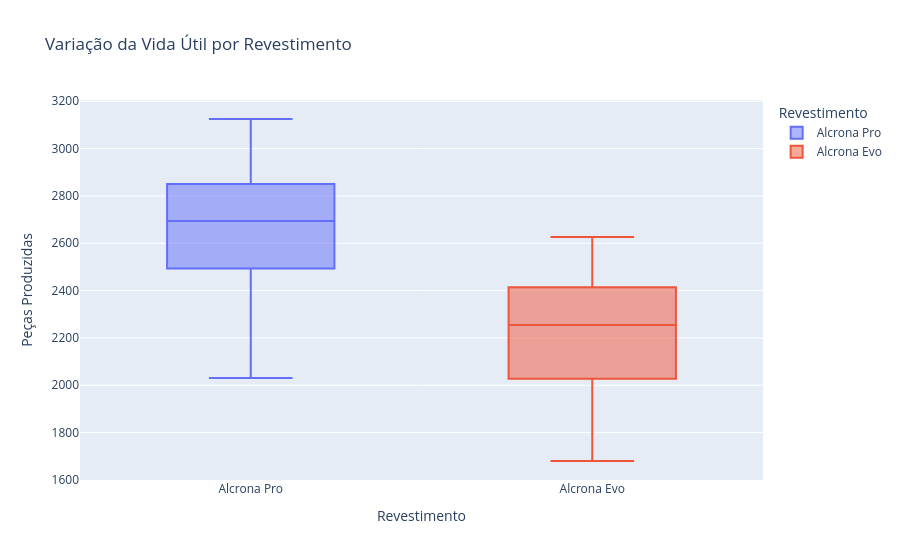

Notebook code cell kept with this figure:
### Markdown cell above
Através do histograma da distribuição da quantidade de peças por afiação é possível observar um comportamento normal em quase todas as faixas com excessão da faixa de 3500 a 3999 peças por afiação que apresenta uma única insidência. O que pode indicar um erro de durante a aquisição desse dado (erro de digitação, por exemplo) ou um evento anormalmente favorável à durabilidade da ferramenta.

### Code cell
# cria um gráfico de boxplot da relação entre 'Revestimento' e 'Quantidade de pçs por afiação Target 1950'

fig_box = px.box( # cria uma figura para o boxplot
    df_corrigido, # define o df a ser usado
    x='Revestimento', # define os valores de X
    y='Quantidade de pçs por afiação Target 1950', # define os valores de Y 
    color='Revestimento', # separa os dados conforme 'Revestimento'
    title='Variação da Vida Útil por Revestimento', # define um título para o gráfico
    labels={'Quantidade de pçs por afiação Target 1950': 'Peças Produzidas'} #  # múda o título do eixo X de 'Quantidade de pçs por afiação Target 1950' para 'Quantidade de Peças'
)

fig_box.show() # exibe a figura

### Figure 1 — Plotly figure (JSON) as saved in the notebook; plotly's stock layout.template omitted (floating-point values rounded to 4 significant figures)
{"data": [{"alignmentgroup": "True", "hovertemplate": "Revestimento=%{x}<br>Peças Produzidas=%{y}<extra></extra>", "legendgroup": "Alcrona Pro", "marker": {"color": "#636efa"}, "name": "Alcrona Pro", "notched": false, "offsetgroup": "Alcrona Pro", "orientation": "v", "showlegend": true, "type": "box", "x": ["Alcrona Pro", "Alcrona Pro", "Alcrona Pro", "Alcrona Pro", "Alcrona Pro", "Alcrona Pro", "Alcrona Pro", "Alcrona Pro", "Alcrona Pro", "Alcrona Pro", "Alcrona Pro", "Alcrona Pro", "Alcrona Pro", "Alcrona Pro", "Alcrona Pro", "Alcrona Pro", "Alcrona Pro", "Alcrona Pro", "Alcrona Pro", "Alcrona Pro", "Alcrona Pro", "Alcrona Pro", "Alcrona Pro", "Alcrona Pro", "Alcrona Pro", "Alcrona Pro", "Alcrona Pro", "Alcrona Pro", "Alcrona Pro", "Alcrona Pro", "Alcrona Pro", "Alcrona Pro", "Alcrona Pro", "Alcrona Pro", "Alcrona Pro", "Alcrona Pro", "Alcrona Pro", "Alcrona Pro", "Alcrona Pro", "Alcrona Pro", "Alcrona Pro", "Alcrona Pro", "Alcrona Pro", "Alcrona Pro", "Alcrona Pro", "Alcrona Pro", "Alcrona Pro", "Alcrona Pro", "Alcrona Pro", "Alcrona Pro", "Alcrona Pro", "Alcrona Pro", "Alcrona Pro", "Alcrona Pro", "Alcrona Pro", "Alcrona Pro", "Alcrona Pro", "Alcrona Pro", "Alcrona Pro", "Alcrona Pro", "Alcrona Pro", "Alcrona Pro", "Alcrona Pro", "Alcrona Pro", "Alcrona Pro", "Alcrona Pro", "Alcrona Pro", "Alcrona Pro", "Alcrona Pro", "Alcrona Pro", "Alcrona Pro", "Alcrona Pro", "Alcrona Pro", "Alcrona Pro", "Alcrona Pro", "Alcrona Pro", "Alcrona Pro", "Alcrona Pro", "Alcrona Pro", "Alcrona Pro", "Alcrona Pro", "Alcrona Pro"], "x0": " ", "xaxis": "x", "y": [2620, 2718, 2850, 3003, 3004, 2747, 2702, 2808, 2116, 2734, 2626, 2559, 2878, 2328, 2709, 2545, 2994, 2434, 2482, 2031, 2568, 2757, 2321, 2470, 2249, 2952, 2353, 2620, 2207, 2893, 2696, 2646, 2873, 2663, 2050, 2745, 2903, 2794, 2692, 2179, 2307, 2640, 2855, 2255, 3003, 2754, 2641, 2791, 2503, 2875, 2677, 2858, 2813, 2218, 2345, 2747, 3020, 2581, 3069, 2779, 2887, 2493, 2495, 2340, 2899, 2731, 2861, 2849, 2849, 2450, 3089, 2504, 2679, 3014, 2291, 2734, 2343, 2627, 2818, 2666, 3125, 2683], "y0": " ", "yaxis": "y"}, {"alignmentgroup": "True", "hovertemplate": "Revestimento=%{x}<br>Peças Produzidas=%{y}<extra></extra>", "legendgroup": "Alcrona Evo", "marker": {"color": "#EF553B"}, "name": "Alcrona Evo", "notched": false, "offsetgroup": "Alcrona Evo", "orientation": "v", "showlegend": true, "type": "box", "x": ["Alcrona Evo", "Alcrona Evo", "Alcrona Evo", "Alcrona Evo", "Alcrona Evo", "Alcrona Evo", "Alcrona Evo", "Alcrona Evo", "Alcrona Evo", "Alcrona Evo", "Alcrona Evo", "Alcrona Evo", "Alcrona Evo", "Alcrona Evo", "Alcrona Evo", "Alcrona Evo", "Alcrona Evo", "Alcrona Evo", "Alcrona Evo", "Alcrona Evo", "Alcrona Evo", "Alcrona Evo", "Alcrona Evo", "Alcrona Evo", "Alcrona Evo", "Alcrona Evo", "Alcrona Evo", "Alcrona Evo", "Alcrona Evo", "Alcrona Evo", "Alcrona Evo", "Alcrona Evo", "Alcrona Evo", "Alcrona Evo", "Alcrona Evo", "Alcrona Evo", "Alcrona Evo", "Alcrona Evo", "Alcrona Evo", "Alcrona Evo", "Alcrona Evo", "Alcrona Evo", "Alcrona Evo", "Alcrona Evo", "Alcrona Evo", "Alcrona Evo", "Alcrona Evo", "Alcrona Evo", "Alcrona Evo", "Alcrona Evo", "Alcrona Evo", "Alcrona Evo", "Alcrona Evo", "Alcrona Evo", "Alcrona Evo", "Alcrona Evo", "Alcrona Evo", "Alcrona Evo", "Alcrona Evo", "Alcrona Evo", "Alcrona Evo", "Alcrona Evo", "Alcrona Evo", "Alcrona Evo", "Alcrona Evo", "Alcrona Evo", "Alcrona Evo", "Alcrona Evo", "Alcrona Evo", "Alcrona Evo"], "x0": " ", "xaxis": "x", "y": [2458, 2496, 1872, 2063, 2055, 2333, 2604, 2405, 2228, 1692, 2239, 2127, 2493, 2385, 2478, 1738, 2142, 2084, 2207, 2523, 2476, 2014, 2539, 1908, 1930, 1680, 2027, 2240, 1981, 2473, 2130, 2489, 2435, 2364, 2264, 2208, 2257, 1779, 2461, 2575, 2015, 2626, 1888, 2222, 2535, 2369, 1794, 2408, 1938, 2237, 1945, 2378, 2317, 2375, 2404, 2341, 2012, 2367, 2159, 2218, 2252, 2413, 1983, 2412, 2184, 2585, 1902, 2414, 2336, 2453], "y0": " ", "yaxis": "y"}], "layout": {"boxmode": "overlay", "legend": {"title": {"text": "Revestimento"}, "tracegroupgap": 0}, "title": {"text": "Variação da Vida Útil por Revestimento"}, "xaxis": {"anchor": "y", "categoryarray": ["Alcrona Pro", "Alcrona Evo"], "categoryorder": "array", "domain": [0, 1], "title": {"text": "Revestimento"}}, "yaxis": {"anchor": "x", "domain": [0, 1], "title": {"text": "Peças Produzidas"}}}}
